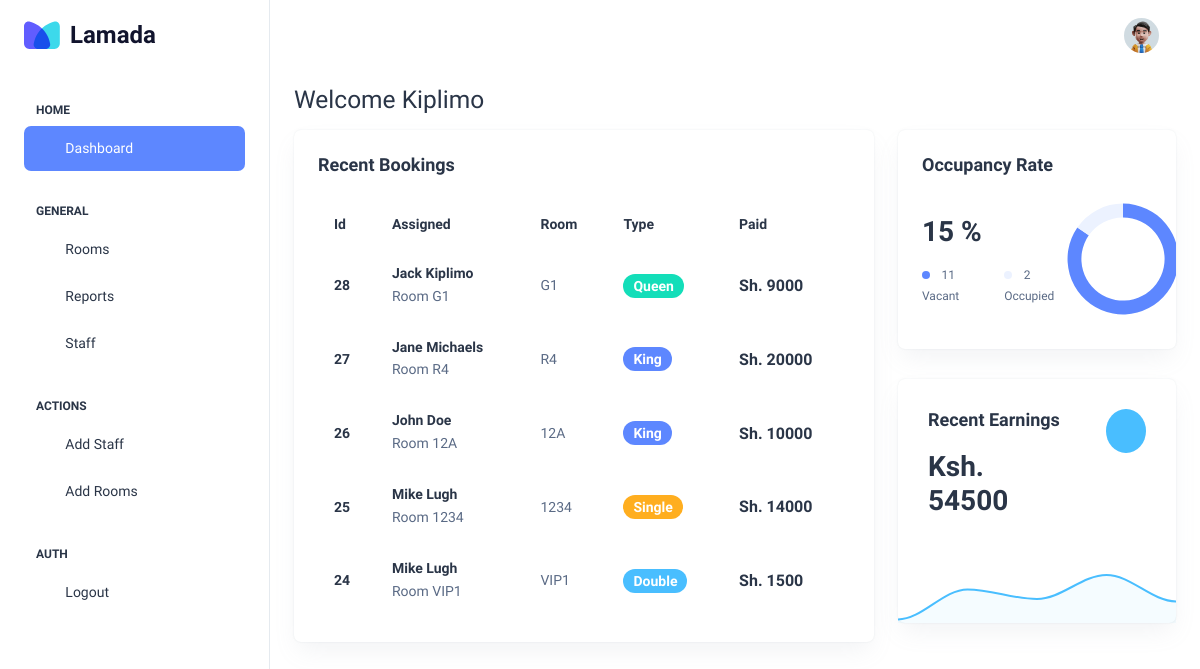
The page / (signed in) on the database its author committed.
### tables this page shows
CREATE TABLE 'users' (
    'id' INTEGER PRIMARY KEY AUTOINCREMENT,
    'email' VARCHAR(50) NOT NULL,
    'first_name' CHAR(50),
    'last_name' CHAR(50),
    'role' CHAR(50),
    'password' VARCHAR
);

CREATE TABLE 'bookings'(
    'id' INTEGER PRIMARY KEY AUTOINCREMENT,
    'customer_phone' VARCHAR (12) NOT NULL,
    'customer_name' VARCHAR (50) NOT NULL,
    'room_number' CHAR(30) NOT NULL,
    'room_type' CHAR(30) NOT NULL,
    'check_in' DATE NOT NULL,
    'check_out' DATE NOT NULL,
    'amount_paid' INTEGER NOUT NULL
);

### app.py (the view)
@app.route("/")
@login_required
def index():
    user = db.execute("SELECT role from users WHERE id = ?", session["user_id"])
    bookings = db.execute("SELECT * FROM bookings ORDER BY id DESC LIMIT 5")
    amounts = json.dumps(bookings)
    rooms = db.execute("SELECT * FROM ROOMS")
    status = list(map(lambda room: room["status"], rooms))
    rooms = [status.count(0), status.count(1)]
    if user[0]["role"] == "receptionist":
        return render_template(
            "reception.html", bookings=bookings, rooms=rooms, amounts=amounts
        )
    return render_template(
        "admin.html", bookings=bookings, rooms=rooms, amounts=amounts
    )

### app.py (called while the page is built)
@app.after_request
def after_request(response):
    response.headers["Cache-Control"] = "no-cache, no-store, must-revalidate"
    response.headers["Expires"] = 0
    response.headers["Pragma"] = "no-cache"
    return response

@app.context_processor
def user_details():
    if request.path == "/login":
        return {}
    row = db.execute(
        "SELECT first_name, last_name, role FROM users WHERE id = ?", session["user_id"]
    )
    return dict(user=row[0])

### helpers.py (called while the page is built)
def login_required(f):
    @wraps(f)
    def decorated_function(*args, **kwargs):
        if session.get("user_id") is None:
            return redirect("/login")
        return f(*args, **kwargs)
    return decorated_function

### templates/admin.html (shortened to what this page needs)
<!DOCTYPE html>
<html lang="en">
  <head>
    <link rel="stylesheet" href="../static/css/styles.min.css" />
  </head>
  <body>
    <div
      class="page-wrapper"
      id="main-wrapper"
      data-layout="vertical"
      data-navbarbg="skin6"
      data-sidebartype="full"
      data-sidebar-position="fixed"
      data-header-position="fixed"
    >
      <aside class="left-sidebar">
        <div>
          <div
            class="brand-logo d-flex align-items-center justify-content-between"
          >
            <a
              href="/"
              class="text-nowrap logo-img"
              style="display: flex; align-items: center"
            >
              <img src="../static/images/icon.svg" width="36" alt="" />
              <span
                style="
                  font-weight: 700;
                  font-size: 24px;
                  color: #11142d;
                  padding-left: 10px;
                "
                >Lamada</span
              >
            </a>
          </div>
          <nav class="sidebar-nav scroll-sidebar" data-simplebar="">
            <ul id="sidebarnav">
              <li class="nav-small-cap">
                <span class="hide-menu">Home</span>
              </li>
              <li class="sidebar-item">
                <a class="sidebar-link" href="/" aria-expanded="false">
                  <span>
                    <i class="ti ti-layout-dashboard"></i>
                  </span>
                  <span class="hide-menu">Dashboard</span>
                </a>
              </li>
              <li class="nav-small-cap">
                <span class="hide-menu">GENERAL</span>
              </li>
              <li class="sidebar-item">
                <a class="sidebar-link" href="/rooms" aria-expanded="false">
                  <span>
                    <i class="ti ti-bed"></i>
                  </span>
                  <span class="hide-menu">Rooms</span>
                </a>
              </li>
              <li class="sidebar-item">
                <a class="sidebar-link" href="/history" aria-expanded="false">
                  <span>
                    <i class="ti ti-file"></i>
                  </span>
                  <span class="hide-menu">Reports</span>
                </a>
              </li>
              <li class="sidebar-item">
                <a class="sidebar-link" href="/staff" aria-expanded="false">
                  <span>
                    <i class="ti ti-user"></i>
                  </span>
                  <span class="hide-menu">Staff</span>
                </a>
              </li>
              <li class="nav-small-cap">
                <span class="hide-menu">ACTIONS</span>
              </li>
              <li class="sidebar-item">
                <a
                  class="sidebar-link"
                  href="/register-employee"
                  aria-expanded="false"
                >
                  <span>
                    <i class="ti ti-user-plus"></i>
                  </span>
                  <span class="hide-menu">Add Staff</span>
                </a>
              </li>
              <li class="sidebar-item">
                <a
                  class="sidebar-link"
                  href="/register-room"
                  aria-expanded="false"
                >
                  <span>
                    <i class="ti ti-user-plus"></i>
                  </span>
                  <span class="hide-menu">Add Rooms</span>
                </a>
              </li>
              <li class="nav-small-cap">
                <span class="hide-menu">AUTH</span>
              </li>
              <li class="sidebar-item">
                <a class="sidebar-link" href="/logout" aria-expanded="false">
                  <span>
                    <i class="ti ti-login"></i>
                  </span>
                  <span class="hide-menu">Logout</span>
                </a>
              </li>
            </ul>
          </nav>
        </div>
      </aside>
      <div class="body-wrapper">
        <header class="app-header">
          <nav class="navbar navbar-expand-lg navbar-light">
            <div
              class="navbar-collapse justify-content-end px-0"
              id="navbarNav"
            >
              <ul
                class="navbar-nav flex-row ms-auto align-items-center justify-content-end"
              >
                <li class="nav-item dropdown">
                  <a
                    class="nav-link nav-icon-hover"
                    href="javascript:void(0)"
                    id="drop2"
                    data-bs-toggle="dropdown"
                    aria-expanded="false"
                  >
                    <img
                      src="../static/images/user.jpg"
                      alt=""
                      width="35"
                      height="35"
                      class="rounded-circle"
                    />
                  </a>
                </li>
              </ul>
            </div>
          </nav>
        </header>
        <div class="container-fluid">
          <div class="row">
            <h3 class="mb-3">Welcome {{user['last_name'].capitalize()}}</h3>
            <div class="col-lg-8 d-flex align-items-stretch">
              <div class="card w-100">
                <div class="card-body p-4">
                  <h5 class="card-title fw-semibold mb-4">Recent Bookings</h5>
                  <div class="table-responsive">
                    <table class="table text-nowrap mb-0 align-middle">
                      <thead class="text-dark fs-4">
                        <tr>
                          <th class="border-bottom-0">
                            <h6 class="fw-semibold mb-0">Id</h6>
                          </th>
                          <th class="border-bottom-0">
                            <h6 class="fw-semibold mb-0">Assigned</h6>
                          </th>
                          <th class="border-bottom-0">
                            <h6 class="fw-semibold mb-0">Room</h6>
                          </th>
                          <th class="border-bottom-0">
                            <h6 class="fw-semibold mb-0">Type</h6>
                          </th>
                          <th class="border-bottom-0">
                            <h6 class="fw-semibold mb-0">Paid</h6>
                          </th>
                        </tr>
                      </thead>
                      <tbody>
                        {%for booking in bookings%}
                        <div class="bookings">
                          <tr>
                            <td class="border-bottom-0">
                              <h6 class="fw-semibold mb-0 booking-id">
                                {{booking['id']}}
                              </h6>
                            </td>
                            <td class="border-bottom-0">
                              <h6 class="fw-semibold mb-1">
                                {{booking['customer_name']}}
                              </h6>
                              <span class="fw-normal"
                                >Room {{booking['room_number'].upper()}}</span
                              >
                            </td>
                            <td class="border-bottom-0">
                              <p class="mb-0 fw-normal">
                                {{booking['room_number'].upper()}}
                              </p>
                            </td>
                            <td class="border-bottom-0">
                              <div class="d-flex align-items-center gap-2">
                                <span
                                  id="room-type"
                                  class="badge bg-primary rounded-3 fw-semibold"
                                  >{{booking['room_type'].capitalize()}}</span
                                >
                              </div>
                            </td>
                            <td class="border-bottom-0">
                              <h6 class="fw-semibold mb-0 fs-4">
                                Sh. {{booking['amount_paid']}}
                              </h6>
                            </td>
                          </tr>
                        </div>
                        {%endfor%}
                      </tbody>
                    </table>
                  </div>
                </div>
              </div>
            </div>
            <div class="col-lg-4">
              <div class="row">
                <div class="col-lg-12">
                  <div class="card overflow-hidden">
                    <div class="card-body p-4">
                      <h5 class="card-title mb-9 fw-semibold">
                        Occupancy Rate
                      </h5>
                      <div class="row align-items-center">
                        <div class="col-8">
                          <h2 class="fw-semibold mb-3 percentage">%</h2>
                          <div class="d-flex align-items-center">
                            <div class="me-4">
                              <span
                                class="round-8 bg-primary rounded-circle me-2 d-inline-block"
                              ></span>
                              <span class="fs-2 vacant"
                                >{{rooms[1]}} Vacant</span
                              >
                            </div>
                            <div>
                              <span
                                class="round-8 bg-light-primary rounded-circle me-2 d-inline-block"
                              ></span>
                              <span class="fs-2 occupied"
                                >{{rooms [0]}} Occupied</span
                              >
                            </div>
                          </div>
                        </div>
                        <div class="col-4">
                          <div class="d-flex justify-content-center">
                            <div id="breakup"></div>
                          </div>
                        </div>
                      </div>
                    </div>
                  </div>
                </div>
                <div class="col-lg-12">
                  <div class="card">
                    <div class="card-body">
                      <div class="row alig n-items-start">
                        <div class="col-8">
                          <h5 class="card-title mb-9 fw-semibold">
                            Recent Earnings
                          </h5>
                          <h2 class="fw-semibold mb-3 earned">Ksh</h2>
                        </div>
                        <div class="col-4">
                          <div class="d-flex justify-content-end">
                            <div
                              class="text-white bg-secondary rounded-circle p-6 d-flex align-items-center justify-content-center"
                            >
                              <i class="ti ti-currency-dollar fs-6"></i>
                            </div>
                          </div>
                        </div>
                      </div>
                    </div>
                    <div id="earning"></div>
                  </div>
                </div>
              </div>
            </div>
          </div>
        </div>
      </div>
    </div>
  </body>
</html>

### rows shown on the page
users: last_name "Kiplimo"
bookings: id "28", customer_name "Jack Kiplimo", room_number "G1", room_type "Queen", amount_paid "9000"
bookings: id "27", customer_name "Jane Michaels", room_number "R4", room_type "King", amount_paid "20000"
bookings: id "26", customer_name "John Doe", room_number "12A", room_type "King", amount_paid "10000"
bookings: id "25", customer_name "Mike Lugh", room_number "1234", room_type "Single", amount_paid "14000"
bookings: id "24", customer_name "Mike Lugh", room_number "VIP1", room_type "Double", amount_paid "1500"

### other values the page prints
{{ rooms[1] }} "11"
{{ rooms [0] }} "2"
